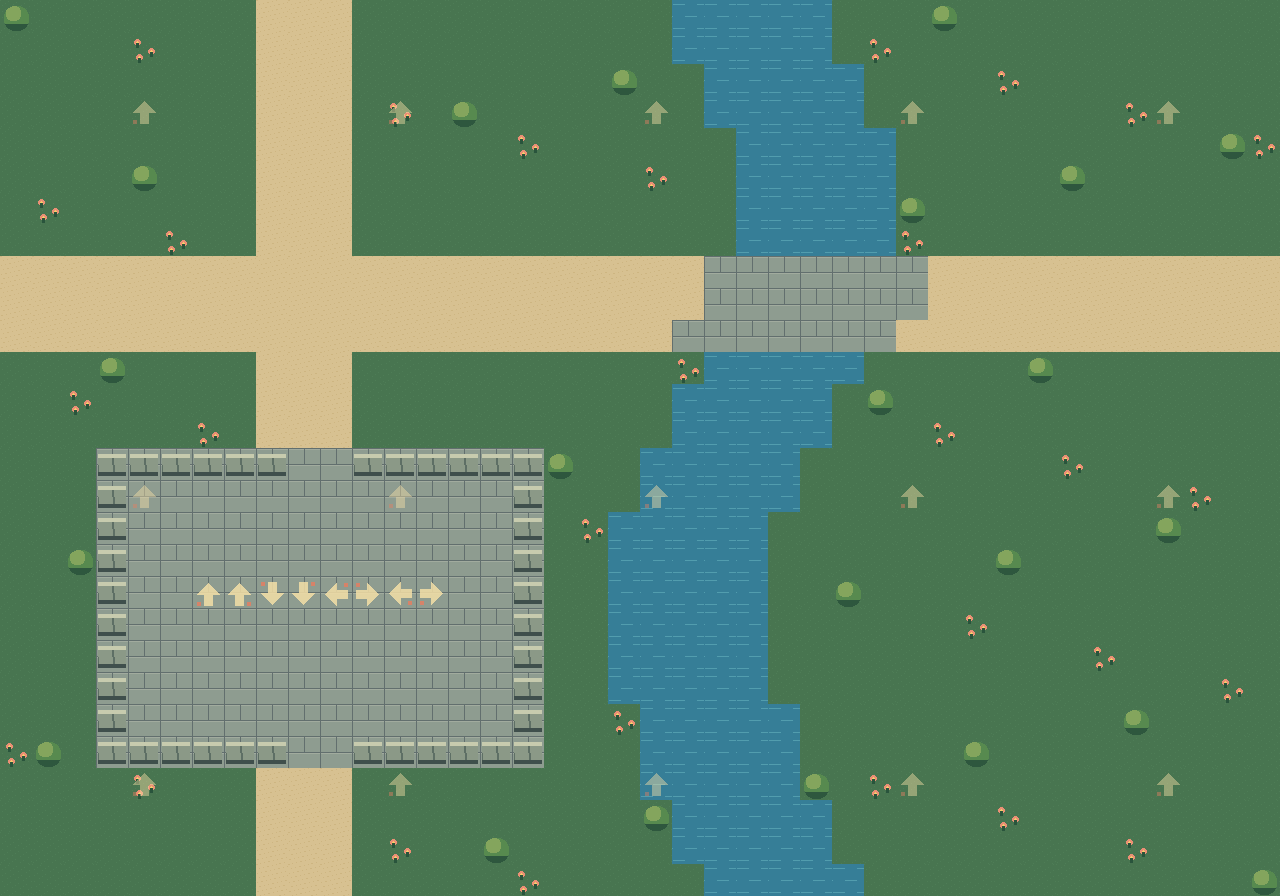

This is a level from a 2D game, rendered from its Tiled map with the project's own tilesets. A one-line summary and the map file follow, with tile-layer data summarised:
An orthogonal 40x28 tile map with 32x32 px tiles, 4 tile layers (Ground, Garden walls and plants, Eight tile transforms, Distant decorations) and 3 objects (2x collision, spawn).

<map version="1.10" orientation="orthogonal" renderorder="right-down" width="40" height="28" tilewidth="32" tileheight="32" infinite="0" parallaxoriginx="480" parallaxoriginy="320">
 <tileset firstgid="1" source="garden.tsx" />
 <layer id="1" name="Ground" width="40" height="28">
  <data>[1120 cells, 1120 non-empty, 4 distinct tile ids]</data>
 </layer>
 <layer id="2" name="Garden walls and plants" width="40" height="28">
  <data>[1120 cells, 92 non-empty, 3 distinct tile ids]</data>
 </layer>
 <layer id="3" name="Eight tile transforms" width="40" height="28" opacity="0.85" offsety="2">
  <data>[1120 cells, 8 non-empty, 1 distinct tile ids]</data>
 </layer>
 <layer id="6" name="Distant decorations" width="40" height="28" parallaxx="0.5" parallaxy="0.5" opacity="0.45">
  <data>[1120 cells, 15 non-empty, 1 distinct tile ids]</data>
 </layer>
 <objectgroup id="4" name="Spawns">
  <object id="1" name="player_start" type="spawn" x="160" y="160">
   <properties><property name="character" value="player" /></properties>
   <point />
  </object>
 </objectgroup>
 <objectgroup id="5" name="Collisions" visible="0">
  <object id="2" name="barrier" type="collision" x="256" y="128" width="32" height="256" />
  <object id="3" name="platform" type="collision" x="384" y="320" width="256" height="32" />
 </objectgroup>
</map>
